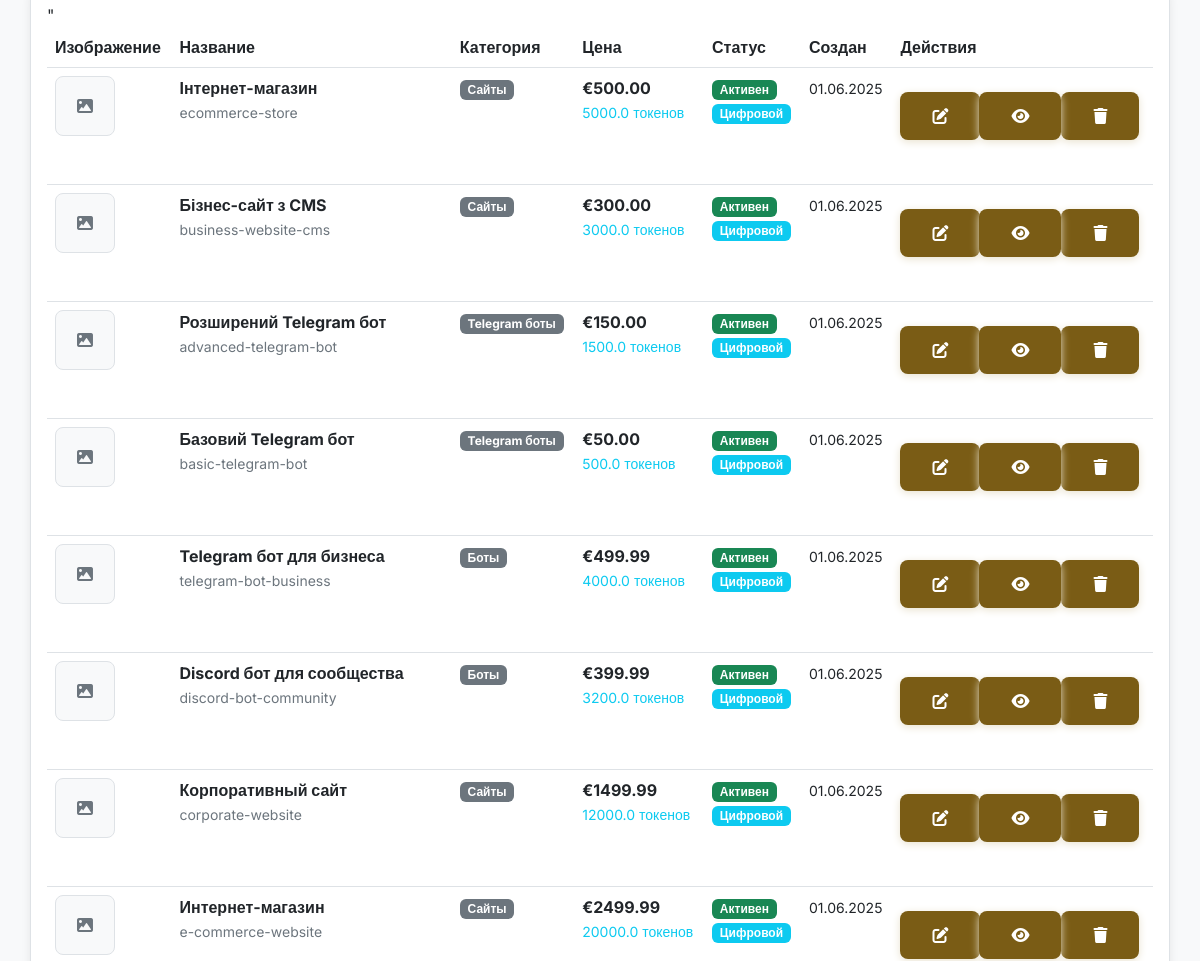
The page /admin/products (signed in, middle part) on the database as committed earlier.
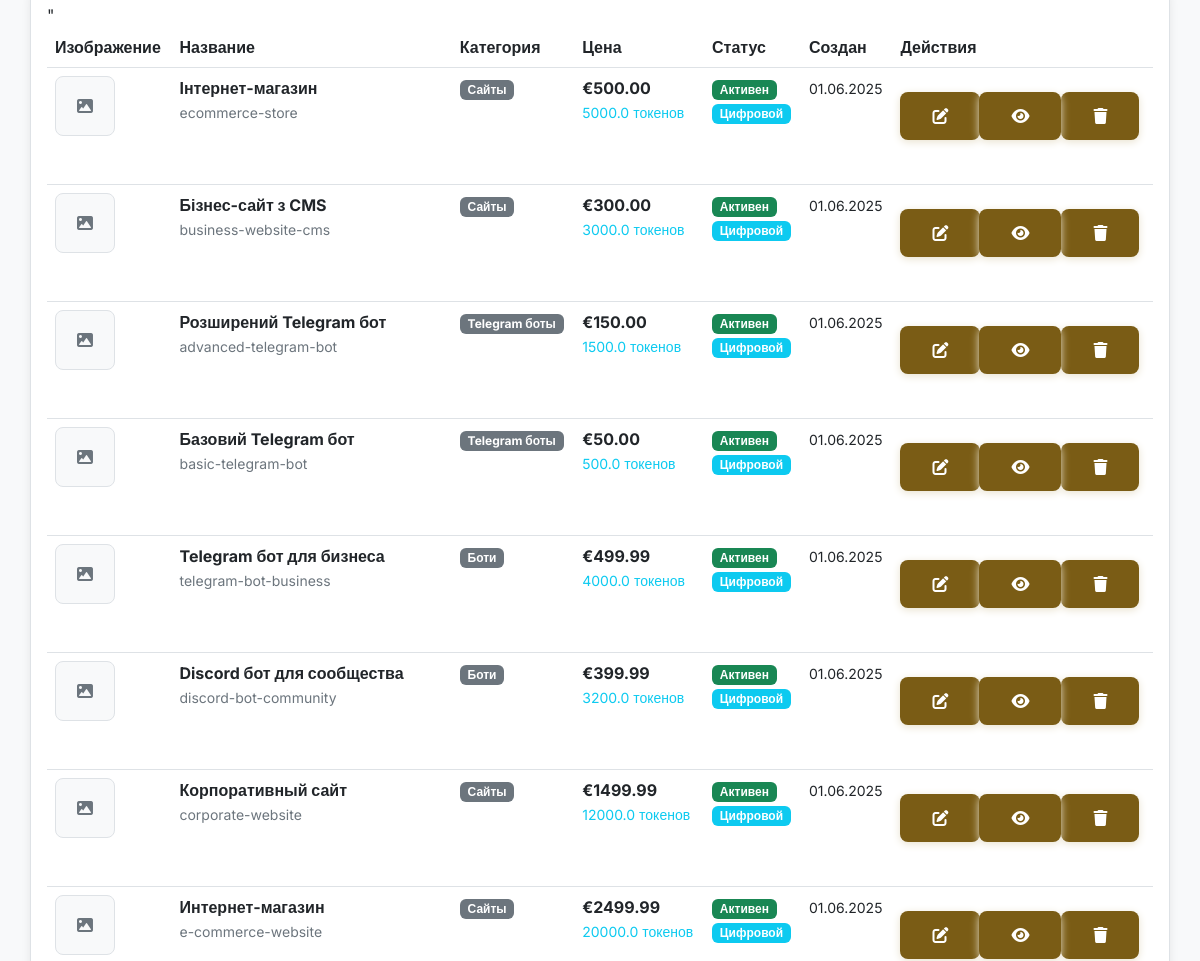
The same page on the database as committed later.
### app/models.py (models this page shows, shortened)
class Product(db.Model):
    id = db.Column(db.Integer, primary_key=True)
    name = db.Column(db.String(128))
    slug = db.Column(db.String(128), unique=True)
    description = db.Column(db.Text)
    image = db.Column(db.String(256))
    price = db.Column(db.Float)
    token_price = db.Column(db.Float)  # Цена в токенах
    is_digital = db.Column(db.Boolean, default=True)
    is_active = db.Column(db.Boolean, default=True)
    category_id = db.Column(db.Integer, db.ForeignKey('category.id'))
    created_at = db.Column(db.DateTime, default=datetime.utcnow)
    name_ua = db.Column(db.String(128))
    name_en = db.Column(db.String(128))
    name_de = db.Column(db.String(128))
    name_ru = db.Column(db.String(128))
    description_ua = db.Column(db.Text)
    description_en = db.Column(db.Text)
    description_de = db.Column(db.Text)
    description_ru = db.Column(db.Text)
    example_url = db.Column(db.String(512))  # Ссылка на пример работы
    features = db.Column(db.JSON)  # Список функций/особенностей
    delivery_time = db.Column(db.String(128))  # Время выполнения
    support_period = db.Column(db.String(128))  # Период поддержки
    images = db.relationship('ProductImage', backref='product', lazy='dynamic', cascade="all, delete-orphan")

class Category(db.Model):
    id = db.Column(db.Integer, primary_key=True)
    name = db.Column(db.String(64))
    slug = db.Column(db.String(64), unique=True)
    description = db.Column(db.Text)
    image = db.Column(db.String(256))
    is_active = db.Column(db.Boolean, default=True)
    order = db.Column(db.Integer, default=1)
    name_ua = db.Column(db.String(64))
    name_en = db.Column(db.String(64))
    name_de = db.Column(db.String(64))
    name_ru = db.Column(db.String(64))
    description_ua = db.Column(db.Text)
    description_en = db.Column(db.Text)
    description_de = db.Column(db.Text)
    description_ru = db.Column(db.Text)
    products = db.relationship('Product', backref='category', lazy='dynamic')

### app/admin/routes.py (the view)
@admin.route('/products')
@admin_required
def products():
    products = Product.query.order_by(Product.created_at.desc()).all()
    return render_template('admin/products.html', products=products)

### app/__init__.py (called while the page is built)
@login_manager.user_loader
def load_user(user_id):
    return User.query.get(int(user_id))

### app/admin/routes.py (called while the page is built)
def admin_required(func):
    from functools import wraps
    @wraps(func)
    def wrapper(*args, **kwargs):
        if not current_user.is_authenticated:
            return redirect(url_for('admin.login'))
        return func(*args, **kwargs)
    return wrapper

### app/templates/admin/products.html (shortened to what the changed rows need)
{% extends 'base.html' %}
{% block content %}
<div class="container-fluid admin-page">
    <div class="row justify-content-center">
        <div class="col-12">
            <div class="card">
                <div class="card-body">
                    {% if products %}
                    <div class="table-responsive">
                        <table class="table table-hover">"
                <thead>
                    <tr>
                        <th>Изображение</th>
                        <th>Название</th>
                        <th>Категория</th>
                        <th>Цена</th>
                        <th>Статус</th>
                        <th>Создан</th>
                        <th>Действия</th>
                    </tr>
                </thead>
                <tbody>
                {% for product in products %}
                    <tr>
                        <td>
                            {% if product.image %}
                                <img src="{{ url_for('static', filename='uploads/' + product.image) }}"
                                     alt="{{ product.name }}" class="img-thumbnail" style="width: 60px; height: 60px; object-fit: cover;">
                            {% else %}
                                <div class="bg-light text-center" style="width: 60px; height: 60px; display: flex; align-items: center; justify-content: center;">
                                    <i class="fas fa-image text-muted"></i>
                                </div>
                            {% endif %}
                        </td>
                        <td>
                            <strong>{{ product.name }}</strong><br>
                            <small class="text-muted">{{ product.slug }}</small>
                        </td>
                        <td>
                            {% if product.category %}
                                <span class="badge bg-secondary">{{ product.category.name }}</span>
                            {% else %}
                                <span class="text-muted">Без категории</span>
                            {% endif %}
                        </td>
                        <td>
                            <strong>€{{ "%.2f"|format(product.price) }}</strong>
                            {% if product.token_price %}
                                <br><small class="text-info">{{ product.token_price }} токенов</small>
                            {% endif %}
                        </td>
                        <td>
                            {% if product.is_active %}
                                <span class="badge bg-success">Активен</span>
                            {% else %}
                                <span class="badge bg-secondary">Неактивен</span>
                            {% endif %}
                            {% if product.is_digital %}
                                <br><small class="badge bg-info">Цифровой</small>
                            {% endif %}
                        </td>
                        <td>
                            <small>{{ product.created_at.strftime('%d.%m.%Y') }}</small>
                        </td>
                        <td>
                            <div class="btn-group btn-group-sm" role="group">
                                <a href="{{ url_for('admin.product_edit', product_id=product.id) }}"
                                   class="btn btn-outline-primary" title="Редактировать">
                                    <i class="fas fa-edit"></i>
                                </a>
                                <a href="{{ url_for('shop.product', slug=product.slug) }}"
                                   class="btn btn-outline-info" title="Просмотр" target="_blank">
                                    <i class="fas fa-eye"></i>
                                </a>
                                <form method="POST" action="{{ url_for('admin.product_delete', product_id=product.id) }}"
                                      style="display: inline;" onsubmit="return confirm('Удалить продукт?')">
                                    <button type="submit" class="btn btn-outline-danger" title="Удалить">
                                        <i class="fas fa-trash"></i>
                                    </button>
                                </form>
                            </div>
                        </td>
                    </tr>
                {% endfor %}
                </tbody>
            </table>
        </div>
        {% endif %}
                </div>
            </div>
        </div>
    </div>
</div>
{% endblock %}

Rows that differ between the two databases and show on the page:
changed through a linked row, Product "Telegram бот для бизнеса": category.name "Боты" → "Боти"
changed through a linked row, Product "Discord бот для сообщества": category.name "Боты" → "Боти"
